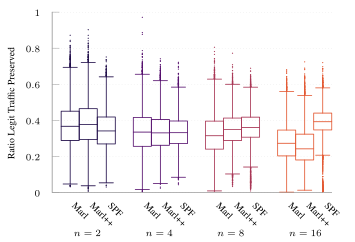

Write the gnuplot code that produced this figure.
set terminal tikz standalone color size 9cm,6cm font '\scriptsize' preamble '\usepackage{microtype} \usepackage{times} \usepackage[T1]{fontenc} \usepackage{siunitx}\sisetup{detect-all}' createstyle
set output "tcp-box-fix.tex"

#load "parula.pal"
load "inferno.pal"

set style line 102 lc rgb '#a0a0a0' lt 1 lw 1
set style boxplot outliers pointtype 7
set style data boxplot
set border ls 102
set colorbox border 102
set key textcolor rgb "black"
set tics textcolor rgb "black"
set label textcolor rgb "black"

set border 3
set grid y
set xtics nomirror
set xtics rotate by -45
set ytics nomirror

set key autotitle columnhead
set datafile separator ","

#set xlabel "Iteration ($t \\cdot{} \\SI{50}{\\milli\\second}$)"
set ylabel "Ratio Legit Traffic Preserved"

set yrange [0.0:1.0]
set xrange [-1.0:14.5]
set xtics ("Marl" 0.0, \
	"Marl++" 1.0, \
	"SPF" 2.0, \
	"Marl" 4.0, \
	"Marl++" 5.0, \
	"SPF" 6.0, \
	"Marl" 8.0, \
	"Marl++" 9.0, \
	"SPF" 10.0, \
	"Marl" 12.0, \
	"Marl++" 13.0, \
	"SPF" 14.0, \
	) scale 0.0
#set key inside bottom right
set boxwidth 1
unset key
set pointsize 0.1

set label "$n=2$" at graph 0.06,-0.22
set label "$n=4$" at graph 0.317,-0.22
set label "$n=8$" at graph 0.573,-0.22
set label "$n=16$" at graph 0.83,-0.22

plot '../results/online-2-avg-ng.csv' u (0.0):3:(1.0) ls 2 ps .1, \
     '../results/m-tcp-natural-2.avg.csv' u (1.0):3:(1.0) ls 2 ps .1, \
     '../results/spf-tcp-natural-2.avg.csv' u (2.0):3:(1.0) ls 2 ps .1, \
     '../results/online-4-avg-ng.csv' u (4.0):3:(1.0) ls 3 ps .1, \
     '../results/m-tcp-natural-4.avg.csv' u (5.0):3:(1.0) ls 3 ps .1, \
     '../results/spf-tcp-natural-4.avg.csv' u (6.0):3:(1.0) ls 3 ps .1, \
     '../results/online-8-avg-ng.csv' u (8.0):3:(1.0) ls 5 ps .1, \
     '../results/m-tcp-natural-8.avg.csv' u (9.0):3:(1.0) ls 5 ps .1, \
     '../results/spf-tcp-natural-8.avg.csv' u (10.0):3:(1.0) ls 5 ps .1, \
     '../results/online-16-avg-ng.csv' u (12.0):3:(1.0) ls 6 ps .1, \
     '../results/m-tcp-natural-16.avg.csv' u (13.0):3:(1.0) ls 6 ps .1, \
     '../results/spf-tcp-natural-16.avg.csv' u (14.0):3:(1.0) ls 6 ps .1, \

set out
